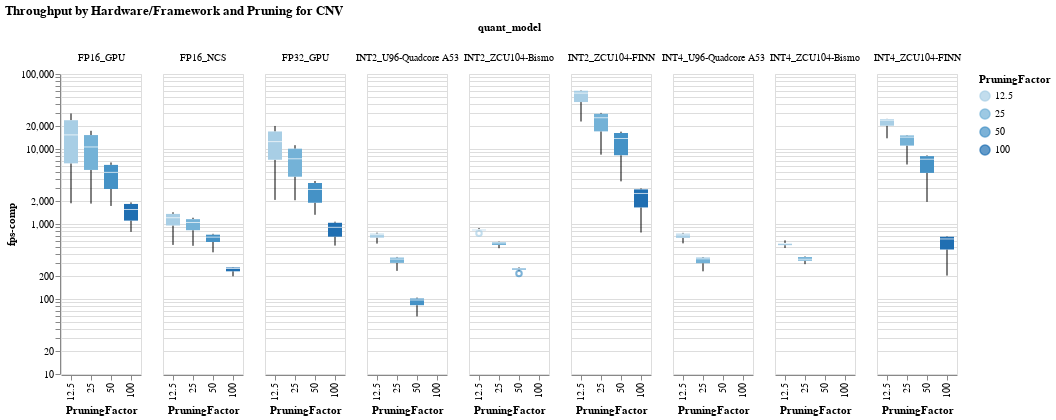

Source (notebook cell):
### Code cell
#hide_input
box1 = alt.Chart(cnv_df).mark_boxplot().encode(
    x='PruningFactor:O',
    y=alt.Y("fps-comp", scale=alt.Scale(type="log")),
    color='PruningFactor:O',
).facet(column="quant_model").properties(
    title="Throughput by Hardware/Framework and Pruning for CNV",
).interactive()
box1

### Figure 1 — Vega-Lite specification as saved in the notebook (floating-point values rounded to 4 significant figures; data arrays with more than 128 entries replaced by an {"elided": "..."} marker saying what was removed)
{"config": {"view": {"continuousWidth": 400, "continuousHeight": 300}}, "data": {"name": "data-9c3ea9a3a8520b73d4c930c043e09d8d"}, "facet": {"column": {"type": "nominal", "field": "quant_model"}}, "spec": {"mark": "boxplot", "encoding": {"color": {"type": "ordinal", "field": "PruningFactor"}, "x": {"type": "ordinal", "field": "PruningFactor"}, "y": {"type": "quantitative", "field": "fps-comp", "scale": {"type": "log"}}}, "selection": {"selector009": {"type": "interval", "bind": "scales", "encodings": ["x", "y"]}}}, "title": "Throughput by Hardware/Framework and Pruning for CNV", "$schema": "https://vega.github.io/schema/vega-lite/v4.0.2.json", "datasets": {"data-9c3ea9a3a8520b73d4c930c043e09d8d": {"elided": "250 records"}}}
